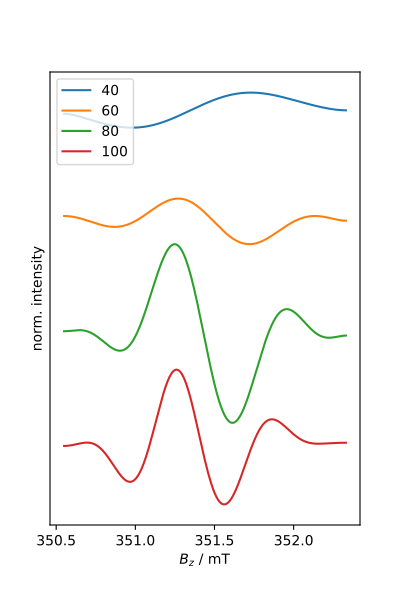

This figure's Python source:
import numpy as np
import matplotlib.pyplot as plt
import teacups.simulations as sim
import teacups.classes as cl

# %%
Sys = cl.Sys()
Exp = cl.Exp()
SimOpt = cl.SimOpt()

Sys.spin_system = 'rp'
Sys.g1 = [2.00304, 2.00262, 2.00232]
Sys.g2 = [2.00564, 2.00494, 2.00217]
Sys.g1_frame = np.array([-15, 28, 27])*(np.pi/180)

Sys.precursor = 'singlet'

Sys.decay = 0.75e-7
Sys.T_relax_1 = 2e-6
Sys.T_relax_2 = 500e-9

Sys.D = -3.3630*3
Sys.D_frame = np.array([0, 58, -1])*(np.pi/180)
Sys.J_ex = 0

Sys.width_gauss = 0.125

Exp.B_z = np.linspace(350.55, 352.33, 500)
Exp.t_scale = [0, 100e-9]
Exp.t_points = 11
Exp.B_mw = 0.03
Exp.freq_mw = 9.8562*1e9

SimOpt.grid_points = 10
SimOpt.space = 'hilbert'

# do the simulation
spec = sim.teacups(Sys, Exp, SimOpt)
spec = spec.real/(max(abs(spec[10].real)))



# %%
m = 1
t = [0, 40, 60, 80, 100]

fig, ax1 = plt.subplots(1, 1, figsize=(4, 6))
for m in range(1, 5):
    n = (m+1)*2
    ax1.plot(Exp.B_z, (spec[n].real)-(1.5*m-1), label=t[m])


plt.legend(loc="upper left", ncol=1)
plt.xlabel("$B_z$ / mT")
plt.ylabel("norm. intensity")
plt.yticks([])

# plt.savefig("psi_rp_early_dynamics.pdf")
